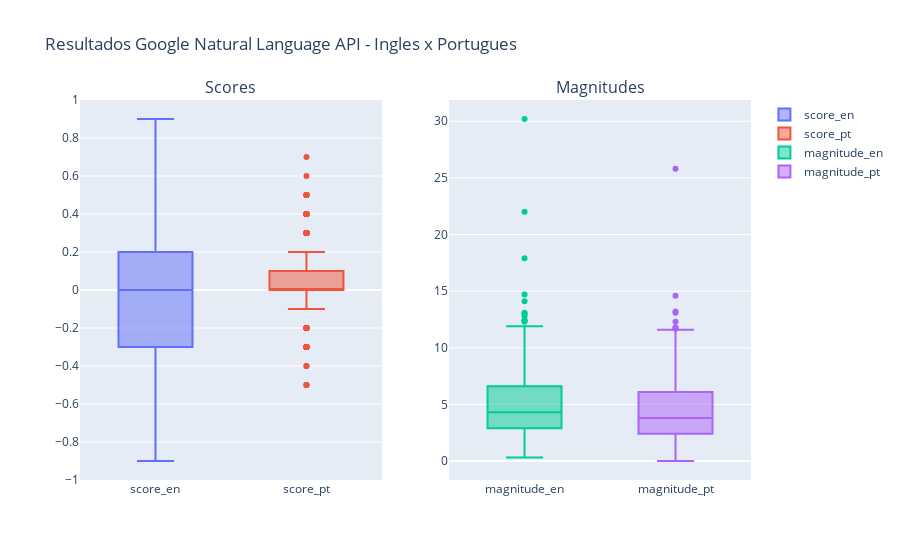

The notebook cell saved with this chart:
### Markdown cell above
## Avaliando os Resultados

A análise de sentimento da API de Natural Language do Google tenta determinar a atitude geral do documento e é representada por valores numéricos score e magnitude.

Para classificar corretamente o sentimento de textos, é necessário interpretar esses dois valores. Enquanto o score representa o sentimento geral do conteúdo (positivo ou negativo), a magnitude indica o conteúdo emocional presente nele, e esse valor é segundo a GOOGLE geralmente proporcional ao tamanho do documento. Resumidamente:
- Score: indica o range do sentimento, onde -1.0 representa o limite de um sentimento negativo e 1.0 o limite de um sentimento positivo.
- Magnitude: Indica a força geral da emoção classificada no score. Diferente do score, a magnitude não é normalizada e varia entre os intervalos de 0.0 e +inf.

### Code cell
# Plotando Boxplot
y1 = amostra.score_en
y2 = amostra.score_pt
y3 = amostra.magnitude_en
y4 = amostra.magnitude_pt

fig1 = make_subplots(rows=1, cols=2, subplot_titles=("Scores", "Magnitudes"))

fig1.add_trace(go.Box(y=y1, name='score_en'), row=1, col=1)
fig1.add_trace(go.Box(y=y2, name='score_pt'), row=1, col=1)
fig1.add_trace(go.Box(y=y3, name='magnitude_en'), row=1, col=2)
fig1.add_trace(go.Box(y=y4, name='magnitude_pt'), row=1, col=2)

fig1.update_layout(height=600, title_text="Resultados Google Natural Language API - Ingles x Portugues", title_x =0.05)
fig1.show()

### Figure 1 — Plotly figure (JSON) as saved in the notebook; plotly's stock layout.template omitted (floating-point values rounded to 4 significant figures; data arrays with more than 128 entries replaced by an {"elided": "..."} marker saying what was removed)
{"data": [{"name": "score_en", "type": "box", "xaxis": "x", "y": {"elided": "381 float values"}, "yaxis": "y"}, {"name": "score_pt", "type": "box", "xaxis": "x", "y": {"elided": "381 float values"}, "yaxis": "y"}, {"name": "magnitude_en", "type": "box", "xaxis": "x2", "y": {"elided": "381 float values"}, "yaxis": "y2"}, {"name": "magnitude_pt", "type": "box", "xaxis": "x2", "y": {"elided": "381 float values"}, "yaxis": "y2"}], "layout": {"annotations": [{"font": {"size": 16}, "showarrow": false, "text": "Scores", "x": 0.225, "xanchor": "center", "xref": "paper", "y": 1, "yanchor": "bottom", "yref": "paper"}, {"font": {"size": 16}, "showarrow": false, "text": "Magnitudes", "x": 0.775, "xanchor": "center", "xref": "paper", "y": 1, "yanchor": "bottom", "yref": "paper"}], "autosize": true, "title": {"text": "Resultados Google Natural Language API - Ingles x Portugues", "x": 0.05}, "xaxis": {"anchor": "y", "autorange": true, "domain": [0, 0.45], "range": [-0.5, 1.5], "type": "category"}, "xaxis2": {"anchor": "y2", "autorange": true, "domain": [0.55, 1], "range": [-0.5, 1.5], "type": "category"}, "yaxis": {"anchor": "x", "autorange": true, "domain": [0, 1], "range": [-1.0, 1.0], "type": "linear"}, "yaxis2": {"anchor": "x2", "autorange": true, "domain": [0, 1], "range": [-1.678, 31.88], "type": "linear"}}}
